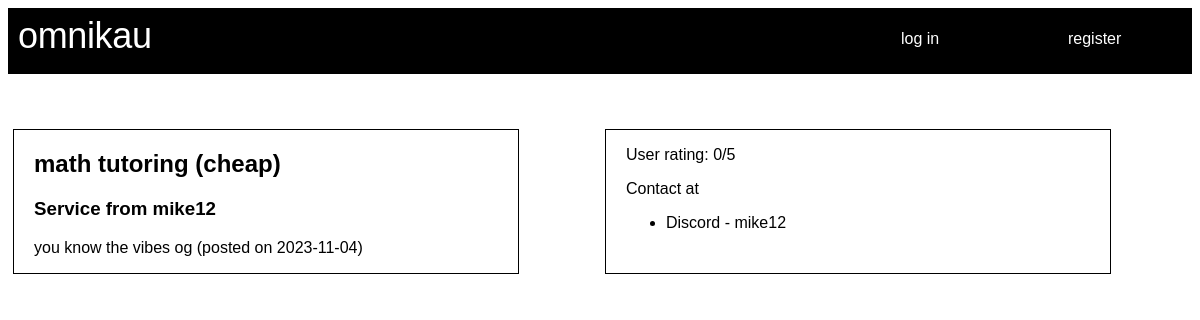
Page /?c=posting&a=view&i=6 on the committed database.
### tables this page shows
CREATE TABLE `postings` (
  `posting_id` int(11) NOT NULL,
  `description` varchar(64) NOT NULL,
  `price` int(10) NOT NULL,
  `seller_email` varchar(64) NOT NULL,
  `date_posted` date NOT NULL DEFAULT current_timestamp(),
  `visits` int(11) NOT NULL,
  `is_sold` char(1) NOT NULL,
  `post_type` varchar(32) NOT NULL,
  `title` varchar(64) NOT NULL
);

CREATE TABLE `user` (
  `email` varchar(64) NOT NULL,
  `username` varchar(32) NOT NULL,
  `password` varchar(32) NOT NULL,
  `school_name` varchar(32) NOT NULL,
  `program_name` varchar(32) NOT NULL,
  `active` tinyint(1) NOT NULL
);

CREATE TABLE `contact` (
  `contact_type` varchar(32) NOT NULL,
  `email` varchar(64) NOT NULL,
  `contact_info` varchar(64) NOT NULL
);

### Models/Posting.php (called while the page is built, shortened)
<?php
    include_once 'sqlconnection.php';
    include_once 'Models/User.php';
    class Posting{
        public String $seller_email = "";
        function __construct($posting_id = -1){
            if($posting_id>-1){
                global $conn;
                $sql = "SELECT * FROM Postings WHERE posting_id=$posting_id";
                $result = $conn->query($sql);
                $row = $result->fetch_assoc();
                $this->title = $row['title'];
                $this->description = $row['description'];
                $this->seller_email = $row['seller_email'];
                $this->date_posted = $row['date_posted'];
                $this->post_type = $row['post_type'];
            }
        }
        function getUser(){
            global $conn;
            $sql = "SELECT * FROM user WHERE email = '$this->seller_email'";
            $result = $conn->query($sql);
            $row = $result->fetch_assoc();
            $user = new User();
            $user->email = $row['email'];
            $user->username = $row['username'];
            $user->password = $row['password'];
            $user->school_name = $row['school_name'];
            $user->program_name = $row['program_name'];
            $user->active = $row['active'];
            return $user;
        }
    }
?>

### Models/User.php (called while the page is built, shortened)
<?php
    include_once 'Models/Contact.php';
    class User{
        public String $email = "";
        function getContactInfo(){
            global $conn;
            $list = array();
            $sql = "SELECT * FROM contact WHERE email = '$this->email'";
            $res = $conn->query($sql);
            while($row = $res->fetch_assoc()){
                $contact = new Contact();
                $contact->contact_type = $row['contact_type'];
                $contact->email = $row['email'];
                $contact->contact_info = $row['contact_info'];
                array_push($list, $contact);
            }
            return $list;
        }
    }
?>

### Views/Posting/view.php (the view, shortened to what this page needs)
<?php
    $data = $data[0];
?>
<!DOCTYPE html>
<html lang="en">
<head>
    <link rel="stylesheet" href="styles.css">
</head>
<body>
    <?php include_once "header.php"; ?>
    <div id="postingviewwrapper">
        <div id="fullposting">
            <?php
                $user = $data->getUser();
                echo "<h2>".$data->title."</h1>";
                echo "<h3>".$data->post_type." from " . $user->username ."</h3>";
            ?>
            <p><?php
                echo $data->description . " (posted on " . $data->date_posted . ")";
            ?><p>
        </div>
        <div id="userdetails">
            <p><?php
                echo "User rating: " . $user->avg_rating . "/5";
            ?><p>
            <p>Contact at</p>
            <ul id="contactinfo">
                <?php
                    $contact_list = $user->getContactInfo();
                    foreach ($contact_list as $contact){
                        echo "<li>";
                        echo $contact->contact_type." - ".$contact->contact_info;
                        echo "</li>";
                    }
                ?>
            </ul>
        </div>
    </div>
</body>
</html>

### styles.css (style rules this page uses)
body { font-feature-settings: 'clig' off, 'liga' off; font-family: 'Michroma', sans-serif; }
#fullposting { background-color: white; color: black; margin: 5px; border: 1px solid black; width: 80%; padding-left: 20px; padding-right: 10px; }
#userdetails { background-color: white; color: black; margin: 5px; border: 1px solid black; width: 80%; padding-left: 20px; padding-right: 10px; }
#postingviewwrapper { display: grid; grid-template-columns: 1fr 1fr; }

### rows in the picture
postings: title "math tutoring (cheap)", post_type "Service", description "you know the vibes og", date_posted "2023-11-04"
user: username "mike12"
contact: contact_type "Discord", contact_info "mike12"

### other values in the picture
$user->avg_rating "0"
